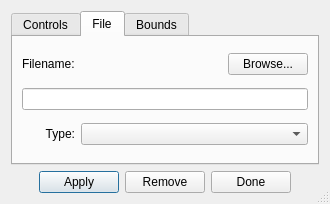
<?xml version="1.0" encoding="UTF-8"?>
<ui version="4.0">
 <class>OverlayDialog</class>
 <widget class="QDialog" name="OverlayDialog">
  <property name="geometry">
   <rect>
    <x>0</x>
    <y>0</y>
    <width>330</width>
    <height>192</height>
   </rect>
  </property>
  <property name="windowTitle">
   <string>Overlay</string>
  </property>
  <property name="sizeGripEnabled">
   <bool>true</bool>
  </property>
  <layout class="QGridLayout" name="gridLayout">
   <item row="1" column="0">
    <layout class="QHBoxLayout" name="horizontalLayout">
     <item>
      <spacer name="horizontalSpacer">
       <property name="orientation">
        <enum>Qt::Horizontal</enum>
       </property>
       <property name="sizeHint" stdset="0">
        <size>
         <width>40</width>
         <height>20</height>
        </size>
       </property>
      </spacer>
     </item>
     <item>
      <widget class="QPushButton" name="pushButtonApply">
       <property name="text">
        <string>Apply</string>
       </property>
      </widget>
     </item>
     <item>
      <widget class="QPushButton" name="pushButtonRemove">
       <property name="text">
        <string>Remove</string>
       </property>
      </widget>
     </item>
     <item>
      <widget class="QPushButton" name="pushButtonDone">
       <property name="text">
        <string>Done</string>
       </property>
      </widget>
     </item>
     <item>
      <spacer name="horizontalSpacer_2">
       <property name="orientation">
        <enum>Qt::Horizontal</enum>
       </property>
       <property name="sizeHint" stdset="0">
        <size>
         <width>40</width>
         <height>20</height>
        </size>
       </property>
      </spacer>
     </item>
    </layout>
   </item>
   <item row="0" column="0">
    <widget class="QTabWidget" name="tabWidget">
     <property name="currentIndex">
      <number>1</number>
     </property>
     <widget class="QWidget" name="tabControls">
      <attribute name="title">
       <string>Controls</string>
      </attribute>
      <layout class="QGridLayout" name="gridLayout_2">
       <item row="0" column="1">
        <widget class="QLabel" name="label">
         <property name="text">
          <string>X0:</string>
         </property>
         <property name="alignment">
          <set>Qt::AlignRight|Qt::AlignTrailing|Qt::AlignVCenter</set>
         </property>
        </widget>
       </item>
       <item row="0" column="2" colspan="2">
        <widget class="QLineEdit" name="lineEditXOrig">
         <property name="inputMethodHints">
          <set>Qt::ImhNone</set>
         </property>
         <property name="clearButtonEnabled">
          <bool>false</bool>
         </property>
        </widget>
       </item>
       <item row="0" column="4">
        <widget class="QLabel" name="label_3">
         <property name="text">
          <string>Scale:</string>
         </property>
         <property name="alignment">
          <set>Qt::AlignRight|Qt::AlignTrailing|Qt::AlignVCenter</set>
         </property>
        </widget>
       </item>
       <item row="0" column="5">
        <widget class="QLineEdit" name="lineEditScale">
         <property name="inputMethodHints">
          <set>Qt::ImhNone</set>
         </property>
         <property name="clearButtonEnabled">
          <bool>false</bool>
         </property>
        </widget>
       </item>
       <item row="1" column="0">
        <spacer name="horizontalSpacer_4">
         <property name="orientation">
          <enum>Qt::Horizontal</enum>
         </property>
         <property name="sizeType">
          <enum>QSizePolicy::Fixed</enum>
         </property>
         <property name="sizeHint" stdset="0">
          <size>
           <width>13</width>
           <height>13</height>
          </size>
         </property>
        </spacer>
       </item>
       <item row="1" column="1">
        <widget class="QLabel" name="label_2">
         <property name="text">
          <string>Y0:</string>
         </property>
         <property name="alignment">
          <set>Qt::AlignRight|Qt::AlignTrailing|Qt::AlignVCenter</set>
         </property>
        </widget>
       </item>
       <item row="1" column="2" colspan="2">
        <widget class="QLineEdit" name="lineEditYOrig">
         <property name="inputMethodHints">
          <set>Qt::ImhNone</set>
         </property>
         <property name="clearButtonEnabled">
          <bool>false</bool>
         </property>
        </widget>
       </item>
       <item row="1" column="4">
        <widget class="QLabel" name="label_4">
         <property name="text">
          <string>Angle:</string>
         </property>
         <property name="alignment">
          <set>Qt::AlignRight|Qt::AlignTrailing|Qt::AlignVCenter</set>
         </property>
        </widget>
       </item>
       <item row="1" column="5">
        <widget class="QLineEdit" name="lineEditAngle">
         <property name="inputMethodHints">
          <set>Qt::ImhNone</set>
         </property>
         <property name="clearButtonEnabled">
          <bool>false</bool>
         </property>
        </widget>
       </item>
       <item row="1" column="6">
        <spacer name="horizontalSpacer_3">
         <property name="orientation">
          <enum>Qt::Horizontal</enum>
         </property>
         <property name="sizeType">
          <enum>QSizePolicy::Fixed</enum>
         </property>
         <property name="sizeHint" stdset="0">
          <size>
           <width>13</width>
           <height>13</height>
          </size>
         </property>
        </spacer>
       </item>
       <item row="2" column="1" colspan="2">
        <widget class="QRadioButton" name="radioButtonFlat">
         <property name="text">
          <string>Flat</string>
         </property>
        </widget>
       </item>
       <item row="2" column="3">
        <widget class="QRadioButton" name="radioButtonDrape">
         <property name="text">
          <string>Drape</string>
         </property>
        </widget>
       </item>
       <item row="2" column="4">
        <widget class="QCheckBox" name="checkBoxTrim">
         <property name="text">
          <string>Trim</string>
         </property>
        </widget>
       </item>
       <item row="2" column="5">
        <widget class="QCheckBox" name="checkBoxCrop">
         <property name="text">
          <string>Crop</string>
         </property>
        </widget>
       </item>
       <item row="3" column="1">
        <widget class="QLabel" name="label_5">
         <property name="text">
          <string>Elev:</string>
         </property>
         <property name="alignment">
          <set>Qt::AlignRight|Qt::AlignTrailing|Qt::AlignVCenter</set>
         </property>
        </widget>
       </item>
       <item row="3" column="2" colspan="2">
        <widget class="QLineEdit" name="lineEditElev">
         <property name="inputMethodHints">
          <set>Qt::ImhNone</set>
         </property>
         <property name="clearButtonEnabled">
          <bool>false</bool>
         </property>
        </widget>
       </item>
       <item row="3" column="4">
        <widget class="QLabel" name="label_6">
         <property name="text">
          <string>Drape gap:</string>
         </property>
         <property name="alignment">
          <set>Qt::AlignRight|Qt::AlignTrailing|Qt::AlignVCenter</set>
         </property>
         <property name="wordWrap">
          <bool>true</bool>
         </property>
        </widget>
       </item>
       <item row="3" column="5">
        <widget class="QLineEdit" name="lineEditDrapeGap">
         <property name="inputMethodHints">
          <set>Qt::ImhNone</set>
         </property>
         <property name="clearButtonEnabled">
          <bool>false</bool>
         </property>
        </widget>
       </item>
      </layout>
     </widget>
     <widget class="QWidget" name="tabFile">
      <attribute name="title">
       <string>File</string>
      </attribute>
      <layout class="QGridLayout" name="gridLayout_3">
       <property name="verticalSpacing">
        <number>6</number>
       </property>
       <item row="0" column="0">
        <widget class="QLabel" name="label_7">
         <property name="text">
          <string>Filename:</string>
         </property>
        </widget>
       </item>
       <item row="1" column="0" colspan="3">
        <widget class="QLineEdit" name="lineEditFilename">
         <property name="placeholderText">
          <string/>
         </property>
        </widget>
       </item>
       <item row="0" column="2">
        <widget class="QPushButton" name="pushButtonBrowse">
         <property name="sizePolicy">
          <sizepolicy hsizetype="Fixed" vsizetype="Fixed">
           <horstretch>0</horstretch>
           <verstretch>0</verstretch>
          </sizepolicy>
         </property>
         <property name="text">
          <string>Browse...</string>
         </property>
        </widget>
       </item>
       <item row="2" column="0">
        <widget class="QLabel" name="label_8">
         <property name="text">
          <string>Type:</string>
         </property>
         <property name="alignment">
          <set>Qt::AlignRight|Qt::AlignTrailing|Qt::AlignVCenter</set>
         </property>
        </widget>
       </item>
       <item row="0" column="1">
        <spacer name="horizontalSpacer_5">
         <property name="orientation">
          <enum>Qt::Horizontal</enum>
         </property>
         <property name="sizeHint" stdset="0">
          <size>
           <width>40</width>
           <height>20</height>
          </size>
         </property>
        </spacer>
       </item>
       <item row="2" column="1" colspan="2">
        <widget class="QComboBox" name="comboBoxOverlayType"/>
       </item>
      </layout>
     </widget>
     <widget class="QWidget" name="tabBounds">
      <attribute name="title">
       <string>Bounds</string>
      </attribute>
      <layout class="QFormLayout" name="formLayout">
       <item row="0" column="0">
        <widget class="QLabel" name="label_9">
         <property name="text">
          <string>X Min:</string>
         </property>
         <property name="alignment">
          <set>Qt::AlignRight|Qt::AlignTrailing|Qt::AlignVCenter</set>
         </property>
        </widget>
       </item>
       <item row="0" column="1">
        <widget class="QLineEdit" name="lineEditXMin">
         <property name="inputMethodHints">
          <set>Qt::ImhNone</set>
         </property>
         <property name="readOnly">
          <bool>true</bool>
         </property>
         <property name="clearButtonEnabled">
          <bool>false</bool>
         </property>
        </widget>
       </item>
       <item row="1" column="0">
        <widget class="QLabel" name="label_10">
         <property name="text">
          <string>Y Min:</string>
         </property>
         <property name="alignment">
          <set>Qt::AlignRight|Qt::AlignTrailing|Qt::AlignVCenter</set>
         </property>
        </widget>
       </item>
       <item row="1" column="1">
        <widget class="QLineEdit" name="lineEditYMin">
         <property name="inputMethodHints">
          <set>Qt::ImhNone</set>
         </property>
         <property name="readOnly">
          <bool>true</bool>
         </property>
         <property name="clearButtonEnabled">
          <bool>false</bool>
         </property>
        </widget>
       </item>
       <item row="2" column="0">
        <widget class="QLabel" name="label_11">
         <property name="text">
          <string>X Max:</string>
         </property>
         <property name="alignment">
          <set>Qt::AlignRight|Qt::AlignTrailing|Qt::AlignVCenter</set>
         </property>
        </widget>
       </item>
       <item row="2" column="1">
        <widget class="QLineEdit" name="lineEditXMax">
         <property name="inputMethodHints">
          <set>Qt::ImhNone</set>
         </property>
         <property name="readOnly">
          <bool>true</bool>
         </property>
         <property name="clearButtonEnabled">
          <bool>false</bool>
         </property>
        </widget>
       </item>
       <item row="3" column="0">
        <widget class="QLabel" name="label_12">
         <property name="text">
          <string>Y Max:</string>
         </property>
         <property name="alignment">
          <set>Qt::AlignRight|Qt::AlignTrailing|Qt::AlignVCenter</set>
         </property>
        </widget>
       </item>
       <item row="3" column="1">
        <widget class="QLineEdit" name="lineEditYMax">
         <property name="inputMethodHints">
          <set>Qt::ImhNone</set>
         </property>
         <property name="readOnly">
          <bool>true</bool>
         </property>
         <property name="clearButtonEnabled">
          <bool>false</bool>
         </property>
        </widget>
       </item>
      </layout>
     </widget>
    </widget>
   </item>
  </layout>
 </widget>
 <tabstops>
  <tabstop>tabWidget</tabstop>
  <tabstop>lineEditXOrig</tabstop>
  <tabstop>lineEditYOrig</tabstop>
  <tabstop>lineEditScale</tabstop>
  <tabstop>lineEditAngle</tabstop>
  <tabstop>radioButtonFlat</tabstop>
  <tabstop>radioButtonDrape</tabstop>
  <tabstop>checkBoxTrim</tabstop>
  <tabstop>checkBoxCrop</tabstop>
  <tabstop>lineEditElev</tabstop>
  <tabstop>lineEditDrapeGap</tabstop>
  <tabstop>pushButtonBrowse</tabstop>
  <tabstop>lineEditFilename</tabstop>
  <tabstop>comboBoxOverlayType</tabstop>
  <tabstop>lineEditXMin</tabstop>
  <tabstop>lineEditYMin</tabstop>
  <tabstop>lineEditXMax</tabstop>
  <tabstop>lineEditYMax</tabstop>
  <tabstop>pushButtonApply</tabstop>
  <tabstop>pushButtonRemove</tabstop>
  <tabstop>pushButtonDone</tabstop>
 </tabstops>
 <resources/>
 <connections/>
</ui>
